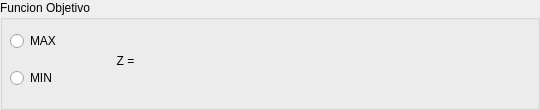
      <widget class="QGroupBox" name="gbObjetivo_2">
       <property name="sizePolicy">
        <sizepolicy hsizetype="Preferred" vsizetype="Fixed">
         <horstretch>1</horstretch>
         <verstretch>1</verstretch>
        </sizepolicy>
       </property>
       <property name="minimumSize">
        <size>
         <width>0</width>
         <height>100</height>
        </size>
       </property>
       <property name="title">
        <string>Funcion Objetivo</string>
       </property>
       <widget class="QWidget" name="widget_2" native="true">
        <property name="geometry">
         <rect>
          <x>150</x>
          <y>20</y>
          <width>381</width>
          <height>71</height>
         </rect>
        </property>
        <property name="sizePolicy">
         <sizepolicy hsizetype="Preferred" vsizetype="Preferred">
          <horstretch>1</horstretch>
          <verstretch>1</verstretch>
         </sizepolicy>
        </property>
        <widget class="QWidget" name="gridLayoutWidget_3">
         <property name="geometry">
          <rect>
           <x>10</x>
           <y>10</y>
           <width>361</width>
           <height>61</height>
          </rect>
         </property>
         <layout class="QGridLayout" name="layoutObjetivo_2"/>
        </widget>
       </widget>
       <widget class="QWidget" name="layoutWidget">
        <property name="geometry">
         <rect>
          <x>10</x>
          <y>20</y>
          <width>101</width>
          <height>81</height>
         </rect>
        </property>
        <layout class="QVBoxLayout" name="verticalLayout" stretch="0,0">
         <item>
          <widget class="QRadioButton" name="rad_max">
           <property name="sizePolicy">
            <sizepolicy hsizetype="Minimum" vsizetype="Fixed">
             <horstretch>1</horstretch>
             <verstretch>1</verstretch>
            </sizepolicy>
           </property>
           <property name="text">
            <string>MAX</string>
           </property>
          </widget>
         </item>
         <item>
          <widget class="QRadioButton" name="rad_min">
           <property name="sizePolicy">
            <sizepolicy hsizetype="Minimum" vsizetype="Fixed">
             <horstretch>1</horstretch>
             <verstretch>1</verstretch>
            </sizepolicy>
           </property>
           <property name="text">
            <string>MIN</string>
           </property>
          </widget>
         </item>
        </layout>
       </widget>
       <widget class="QLabel" name="label_4">
        <property name="geometry">
         <rect>
          <x>110</x>
          <y>20</y>
          <width>41</width>
          <height>81</height>
         </rect>
        </property>
        <property name="sizePolicy">
         <sizepolicy hsizetype="Preferred" vsizetype="Preferred">
          <horstretch>1</horstretch>
          <verstretch>1</verstretch>
         </sizepolicy>
        </property>
        <property name="text">
         <string>  Z =</string>
        </property>
       </widget>
      </widget>
